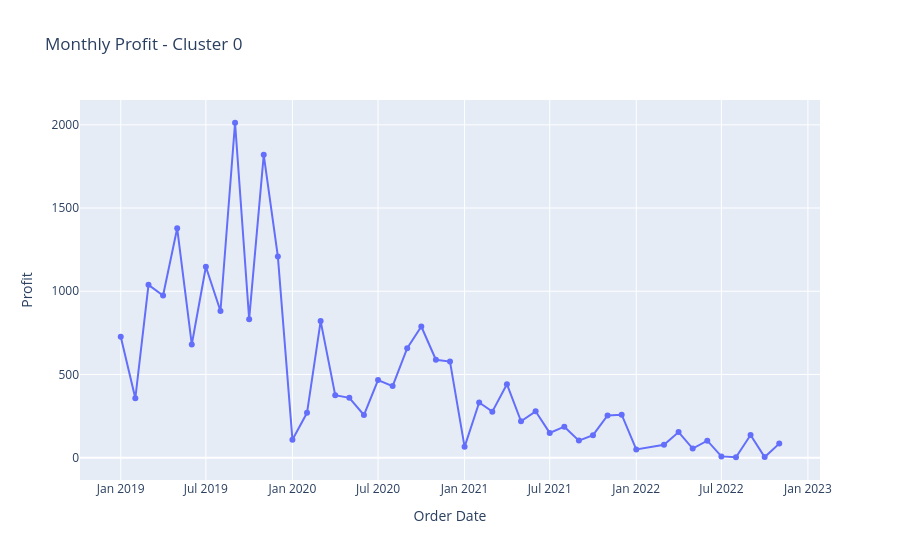
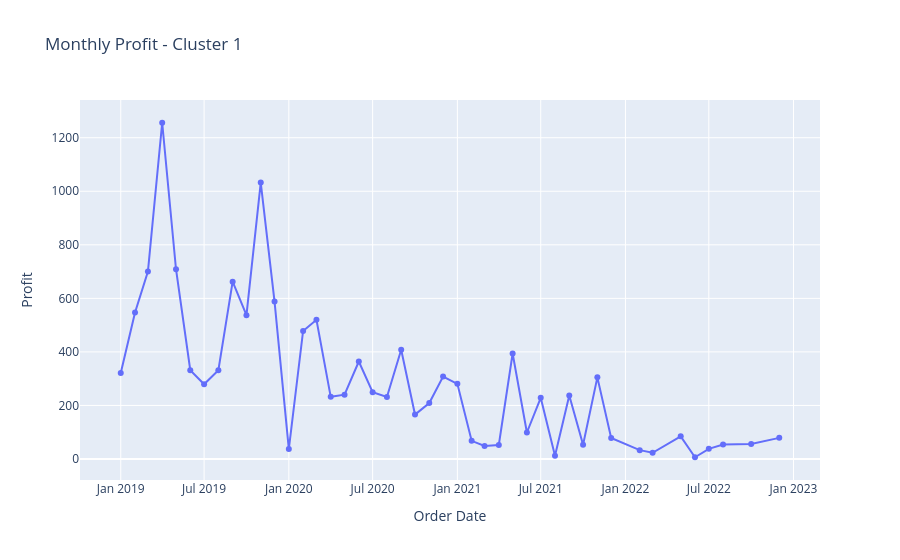
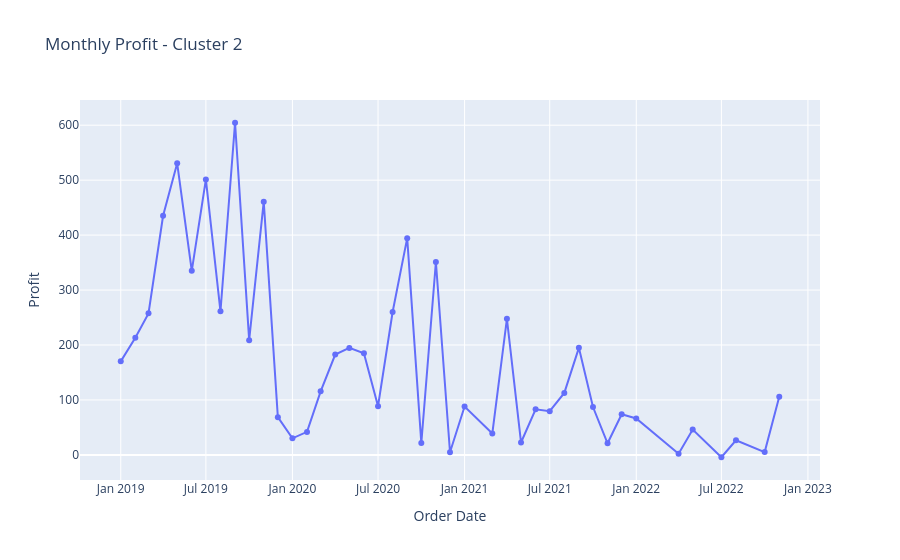

Write notebook code for charts like these, in order.
### Code cell
# TIME SERIES VISUALIZATION OF PROFIT BY CLUSTER

for i, data in df_temporal_dict.items():
    fig = go.Figure()
    fig.add_trace(
        go.Scatter(
            x=data['ORDER_DATE'],
            y=data['PROFIT'],
            mode='lines+markers',
            name=f'Cluster {i}'
        )
    )
    fig.update_layout(
        title=f"Monthly Profit - Cluster {i}",
        xaxis_title="Order Date",
        yaxis_title="Profit",
    )
    fig.write_image(img_dir / f'profit_cluster_{i}.png')
    fig.show()
